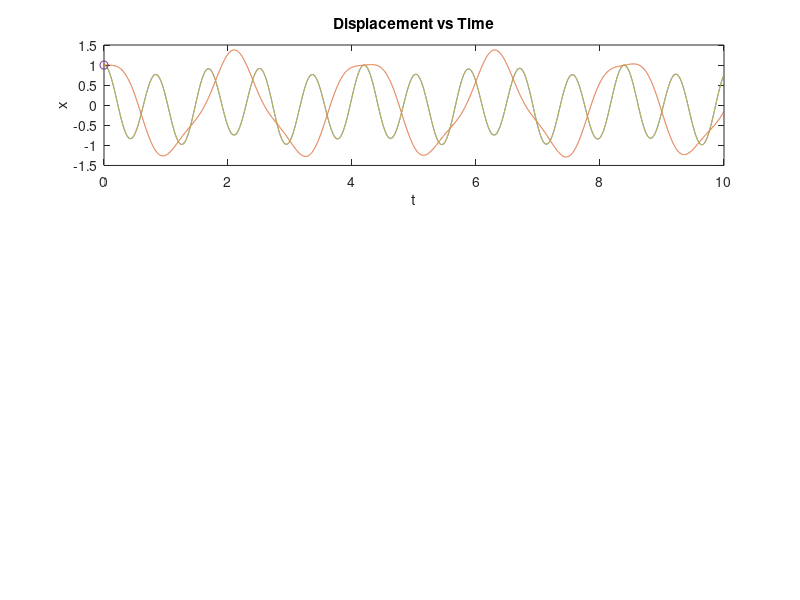

MATLAB code to generate this figure: (Note: this script raises an error after producing the figure.)
% Coupled-Oscillators: Three Mass System

clear; clc;
%Assuming mass = 2kg and Sping Constant k = 10 N/m and Z = 1000N/m;
m = 2; k = 10; Z = 100; k1 = Z; k4 = k1; k2 = k; k3 = k2; m1 = m; m2 = m1; m3 = m2;

dt = 0.001;
T = 10;
t = 0:dt:T;
N = length(t);

x = zeros(N,3);
v = zeros(size(x));

x(1,:) = [1 1 1]; %initial condition
v(1,:) = [0 0 0]; %initial condition

for i = 1:N-1
    a1 = ((-k1)*x(i,1) - k2*(x(i,1) - (x(i,2)))) /m;
    a2 = ((-k2)*(x(i,2)-x(i,1)) - k3*(x(i,2) - x(i,3))) /m;
    a3 = ((-k3)*(x(i,3)- x(i,2)) - k4*x(i,3)) /m;

    v(i+1,1) = v(i,1) + a1*dt;
    v1 = v(i+1,1);
    
    v(i+1,2) = v(i,2) + a2*dt;
    v2 = v(i+1,2);
    
    v(i+1,3) = v(i,3) + a3*dt;
    v3 = v(i+1,3);

    x(i+1,1) = x(i,1) + v(i+1,1)*dt;
    x1 = x(i+1,1);
  
    x(i+1,2) = x(i,2) + v(i+1,2)*dt;
    x2 = x(i+1,2);
   
    x(i+1,3) = x(i,3) + v(i+1,3)*dt;
    x3 = x(i+1,3);

    KE1(i+1) = (1/2)*m1.*(v1).^2;
    KE2(i+1) = (1/2)*m2.*(v2).^2;
    KE3(i+1) = (1/2)*m3.*(v3).^2;

    U1(i+1) = 1/2*(k1*(x1.^2)+k2*0.5*(x2-x1).^2);
    U2(i+1) = 1/2*((k2*0.5*(x2-x1).^2)+(k3*0.5*(x3-x2).^2));
    U3(i+1) = 1/2*((k3*0.5*(x3-x2).^2)+(k4*(x3).^2));
end

KE = KE1 + KE2 + KE3;
U = U1 + U2 + U3;
E = KE  + U;

subplot(3,1,1)
p1 = plot(t,x);
hold on
title('Displacement vs Time')
xlabel("t"); ylabel("x");


p2 = plot(t(1,1),x(1,1),'o');
hold on
p2(1).MarkerFaceColor = p1(1).Color;

p3 = plot(t(1,1),x(1,2),'o');
p3(1).MarkerFaceColor = p1(2).Color;

p4 = plot(t(1,1),x(1,3),'o');
p4(1).MarkerFaceColor = p1(3).Color;
legend('x1','x2','x3','m1','m2','m3')

subplot(3,1,2);
p5 = plot(x(1,1),0,'o',x(1,2),0,'*',x(1,3),0,'o');
p5(1).MarkerFaceColor = p5(1).Color;
p5(2).MarkerFaceColor = p5(2).Color;
p5(3).MarkerFaceColor = p5(3).Color;
xlim([-15 15])

subplot(3,1,3);
p6 = plot(t,KE);
hold on
p7 = plot(t,U);
P8 = plot(t,E);
hold off

for i = 1:N
    pause(1/N)
    p2.XData = t(1,i);
    p2.YData = x(i,1);

    p3.XData = t(1,i);
    p3.YData = x(i,2);

    p4.XData = t(1,i);
    p4.YData = x(i,3);

    p5(1).XData = x(i,1) - 5;
    p5(2).XData = x(i,2);
    p5(3).XData = x(i,3) + 5;
end
